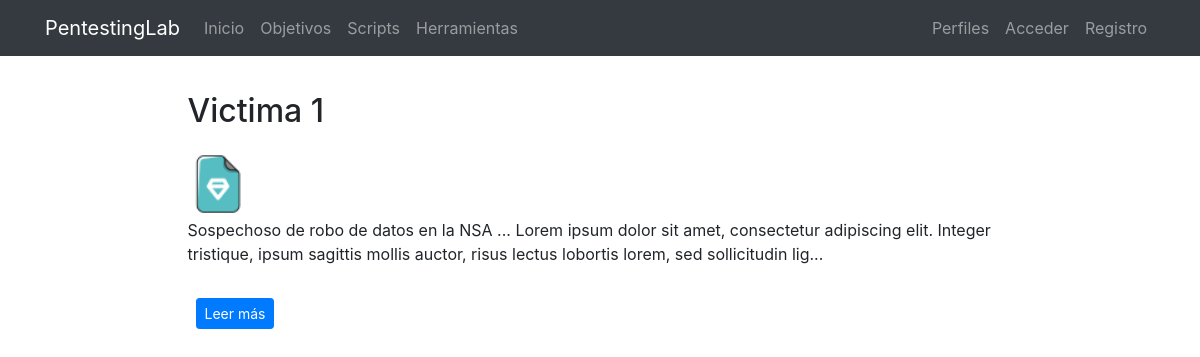
The app's page /es/objetivos/, older data.
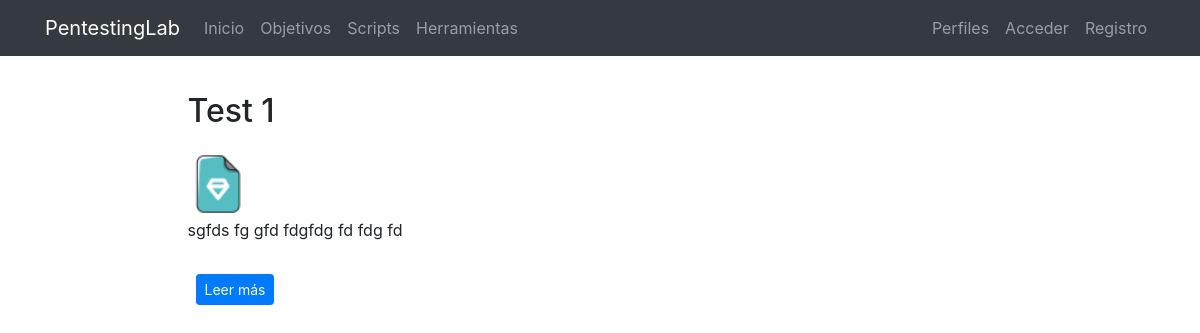
The same page, newer data.
### victimas/models.py (models this page shows, shortened)
class Victima(models.Model):
    title = models.CharField(verbose_name="Título", max_length=200)
    imagen = models.ImageField(upload_to=custom_upload_to, null=True, blank=True)
    content = RichTextField(verbose_name="Contenido")
    order = models.SmallIntegerField(verbose_name="Orden", default=0)
    created = models.DateTimeField(auto_now_add=True, verbose_name="Fecha de creación")
    updated = models.DateTimeField(auto_now=True, verbose_name="Fecha de edición")
    @property
    def imagen_url(self):
        if self.imagen and hasattr(self.imagen, 'url'):
            return self.imagen.url
        else:
            return "/media/victimaimages/victima.png"
    class Meta:
        verbose_name = "objetivo"
        verbose_name_plural = "objetivos"
        ordering = ['order', 'title']

### victimas/views.py (the view)
# urls.py: path('', VictimaListView.as_view(), name='objetivos'),
class VictimaListView(ListView):
    model = Victima

### victimas/templates/victimas/victima_list.html (shortened to what this page needs)
{% extends 'core/base.html' %}
{% load static i18n %}
{% block content %}
{% include 'victimas/includes/victimas_menu.html' %}
<main role="main">
  <div class="container mb-4">
    {% for victima in victima_list|dictsort:"id" reversed %}
      <div class="row mt-3">
        <div class="col-md-9 mx-auto">
          <h2 class="mb-4">{{victima.title}}</h2>
          {% if victima.imagen_url == "/media/victimaimages/victima.png" %}
            <img src="{{ victima.imagen_url }}" alt="Avatar" style="width: 60px; height: 60px;" class="mb-1"></a>
          {% else %}
            <img src="{{ victima.imagen_url }}" alt="Avatar" style="width: 100px; height: 100px; border-radius:50%" class="mb-4"></a>
          {% endif %}
          <div>
            <p>{{victima.content|striptags|safe|truncatechars:"200"}}</p>
            <p><a href="{% url 'objetivos:objetivo' victima.id victima.title|slugify %}" class="btn btn-primary btn-sm m-2 mt-3">{% trans 'Leer más' %}</a>
            </p>
          </div>
        </div>
      </div>
    {% endfor %}
  </div>
</main>
{% endblock %}

Row changes from the older to the newer data that the page shows:
removed Victima: title "Victima 1", content "Sospechoso de robo de datos en la NSA ... Lorem ipsum dolor sit amet, consectetur adipiscing elit. Integer tristique, ipsum sagittis mollis auctor, risus lectus lobortis lorem, sed sollicitudin lig..."
added Victima: title "Test 1", content "sgfds fg gfd fdgfdg fd fdg fd"
